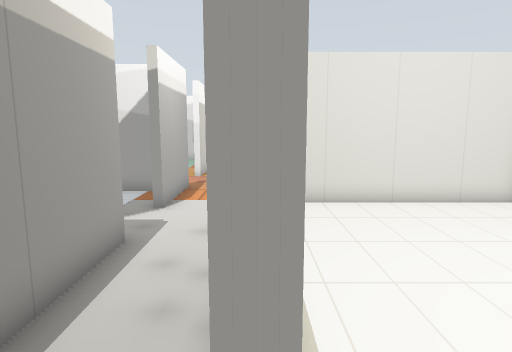
View 1 (above)

24 first-person views from a walk through a world built for the Gazebo simulator. The camera is 1.2 m above the floor, tilts 8° down and sees 75° across. The floor is counted in squares, 0.5 m on a side. Each view is taken from the middle of a square. On the plan, view 1 faces up. The plan holds only what a view shows up to about 19 squares ahead; the rest is blank. The place goes on beyond the plan.

View 2
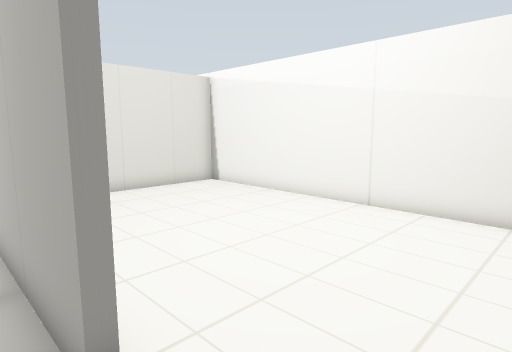

View 3
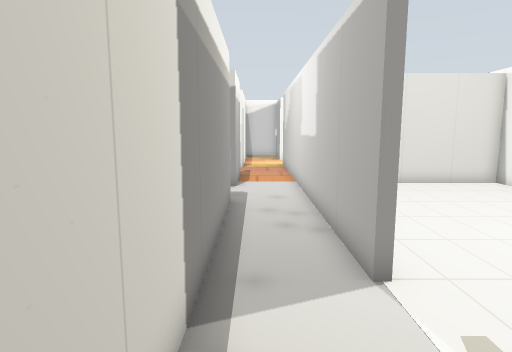

View 4
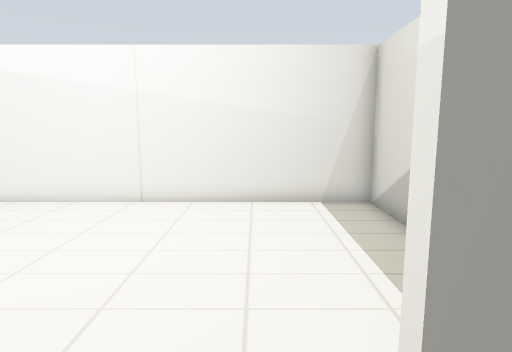

View 5
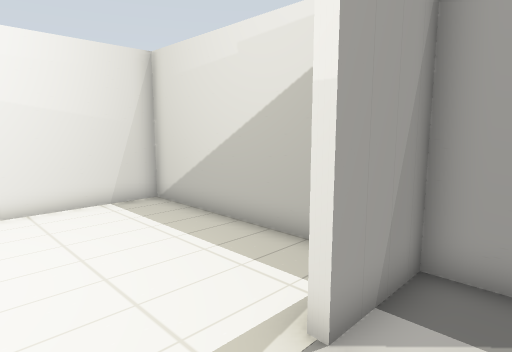

View 6
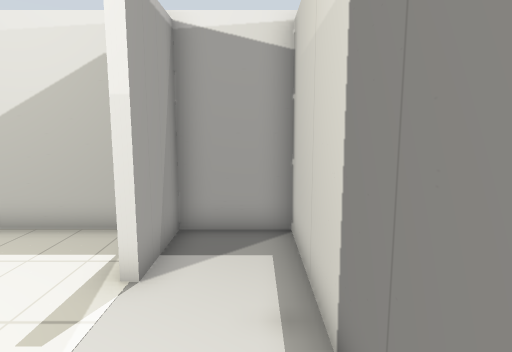

View 7
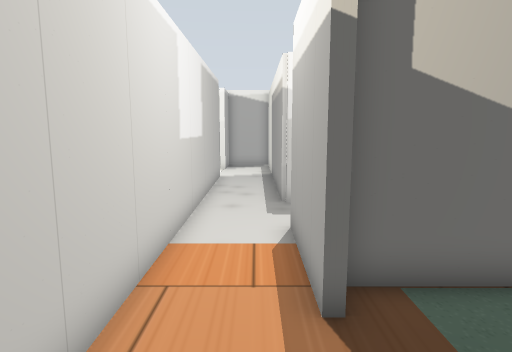

View 8
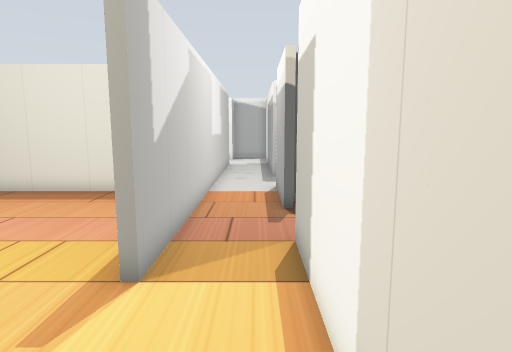

View 9
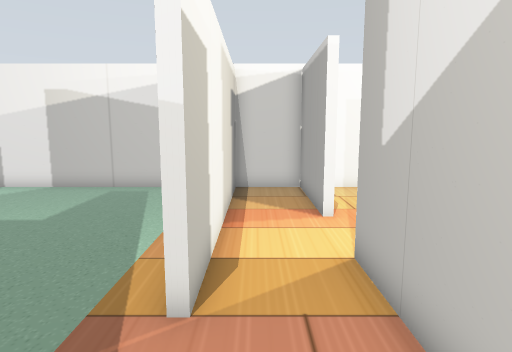

View 10
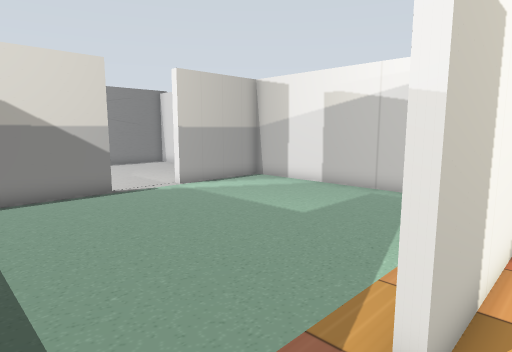

View 11
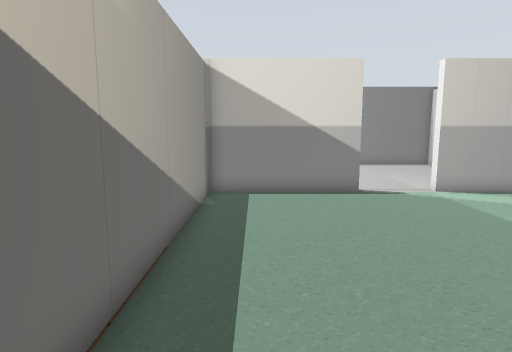

View 12
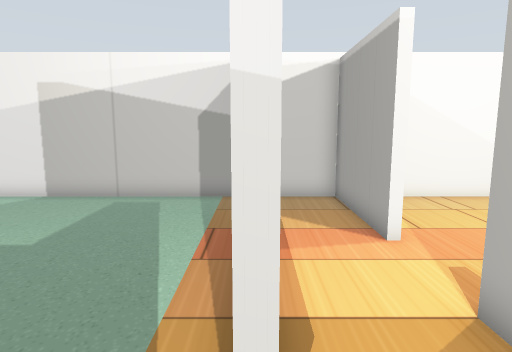

View 13
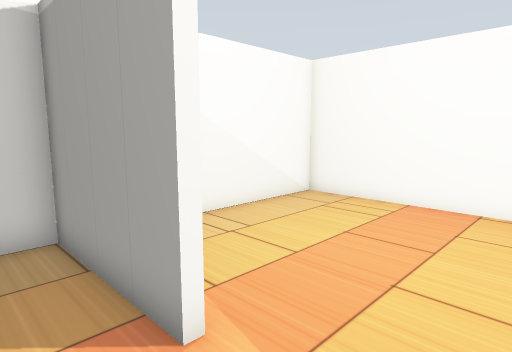

View 14
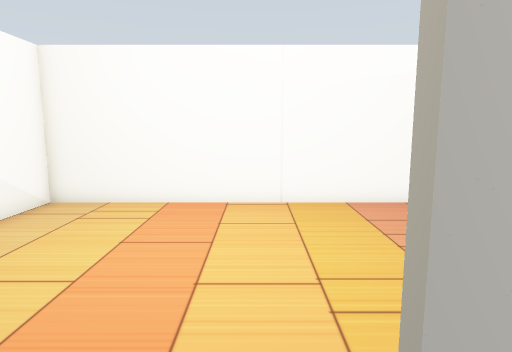

View 15
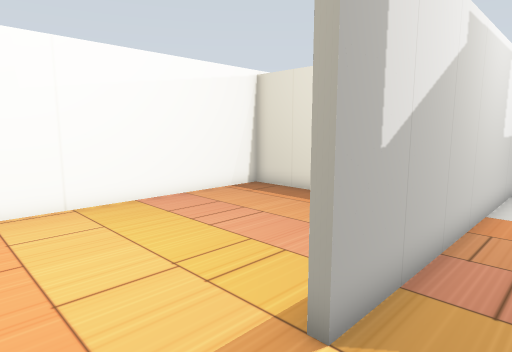

View 16
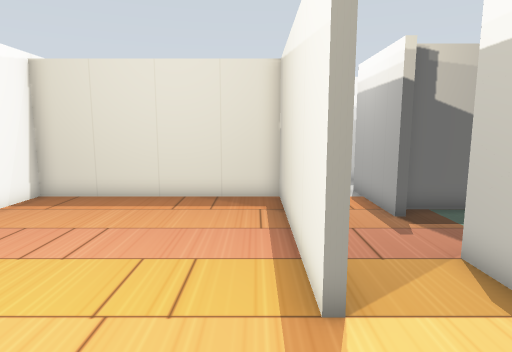

View 17
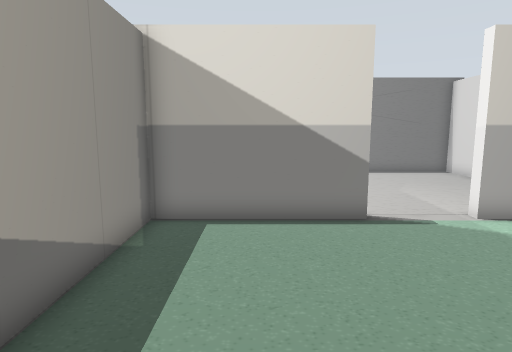

View 18
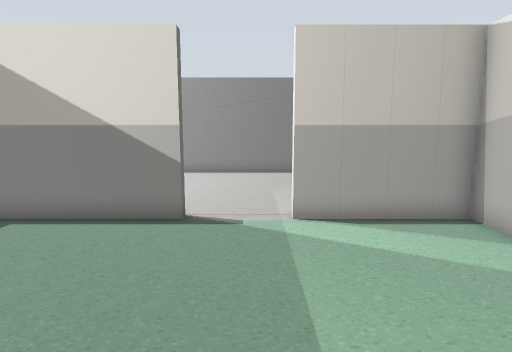

View 19
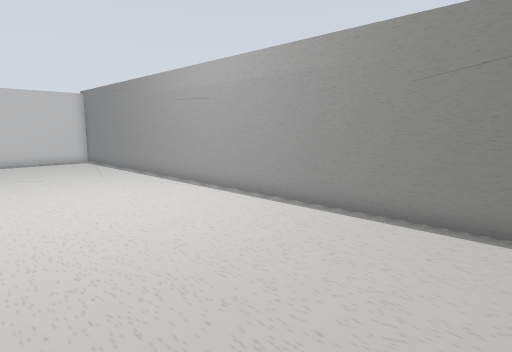

View 20
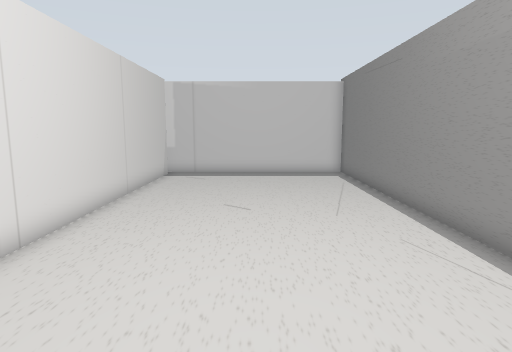

View 21
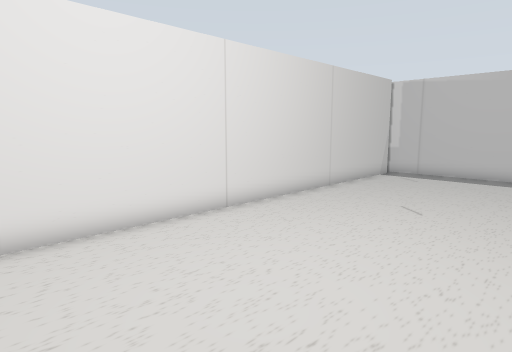

View 22
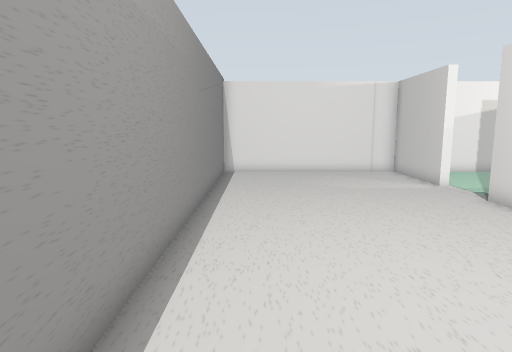

View 23
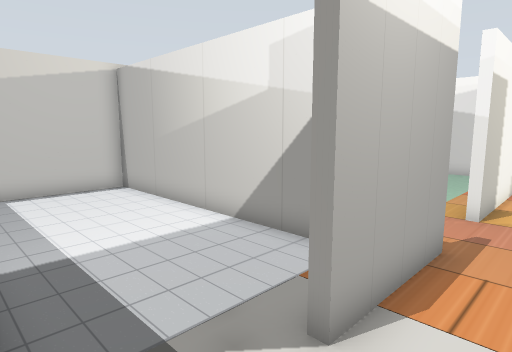

View 24
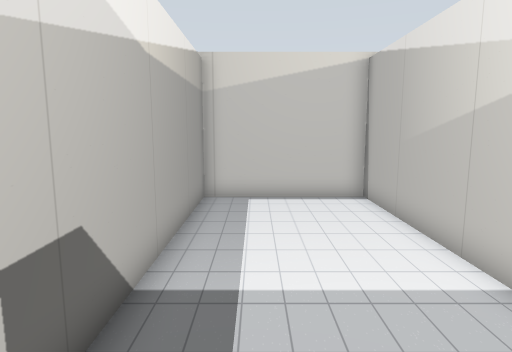

### Floor plan
Points are (right, up) in squares from view 1. A wall is a line through its corners. A room is listed if a view was taken in it or the views show most of it. See-through windows are left out.
Room 1 (view 1)
walls: (0.2, 1) (-0.2, 1); (-0.2, -2) (0.2, -2); (1.2, -4.8) (8.8, -4.8) (8.8, 10.8) (1.6, 10.8)
ways out: opening at (0, 0) to room 2
Room 2 (views 2, 3, 4, 5, 6, 9, 10, 11, 12, 23, 24)
walls: (-2.8, 7.2) (-2.8, -4.8) (-0.2, -4.8) (-0.2, -2); (-0.2, 1) (-0.2, 17.5); (-3.2, 14) (-2.8, 14) (-2.8, 10) (-3.2, 10); (-2.8, 17) (-3.2, 17)
ways out: opening at (0, 0) to room 1; opening at (-1.5, 18.5) to room 3; opening at (-3, 16) to room 5; opening at (-3, 9) to room 7
Room 3 (views 7, 8, 13, 14, 15)
walls: (-0.2, 22) (-0.2, 26.8) (-2.8, 26.8) (-2.8, 17); (-0.2, 17.5) (-0.2, 19)
ways out: opening at (-1.5, 18.5) to room 2; opening at (0, 21) to room 4
Room 4 (view 16)
walls: (-0.2, 19) (0.1, 19) (0.1, 11.1) (8.8, 11.1) (8.8, 26.8) (1.2, 26.8); (0.2, 22) (-0.2, 22)
ways out: opening at (0, 21) to room 3
Room 5 (views 17, 18)
walls: (-15.2, 19) (-14.8, 19) (-14.8, 13.2) (-3.2, 13.2); (-3.8, 26.8) (-14.8, 26.8) (-14.8, 22) (-15.2, 22)
ways out: opening at (-3, 16) to room 2; opening at (-15, 21) to room 6
Room 6 (views 19, 20, 21, 22)
walls: (-15.2, 17.9) (-15.2, 19); (-15.2, 22) (-15.2, 26.8) (-24.8, 26.8) (-24.8, -4.8) (-14.8, -4.8); (-15.2, -4.1) (-15.2, 13.1)
ways out: opening at (-15, 21) to room 5; gap at (-15, -4)
Room 7 (no view inside)
walls: (-4, 12.9) (-14.8, 12.9) (-14.8, 7.2) (-2.8, 7.2)
ways out: opening at (-3, 9) to room 2

Where each view was taken, in squares from view 1:
view 1: 0 up, 0 right, facing up
view 2: 2 down, 1 left, facing up-right
view 3: 4 down, 2 left, facing up
view 4: 1 down, 2 left, facing right
view 5: 1 up, 2 left, facing down-right
view 6: 3 up, 2 left, facing down
view 7: 18 up, 2 left, facing down
view 8: 24 up, 2 left, facing down
view 9: 13 up, 2 left, facing up
view 10: 14 up, 2 left, facing up-left
view 11: 15 up, 2 left, facing left
view 12: 15 up, 3 left, facing up
view 13: 19 up, 2 left, facing up-right
view 14: 20 up, 2 left, facing right
view 15: 22 up, 2 left, facing down-right
view 16: 23 up, 1 right, facing down
view 17: 16 up, 6 left, facing left
view 18: 21 up, 6 left, facing left
view 19: 22 up, 16 left, facing down-left
view 20: 14 up, 20 left, facing down
view 21: 14 up, 23 left, facing down-right
view 22: 8 up, 23 left, facing up
view 23: 7 up, 1 left, facing up-left
view 24: 9 up, 3 left, facing left
